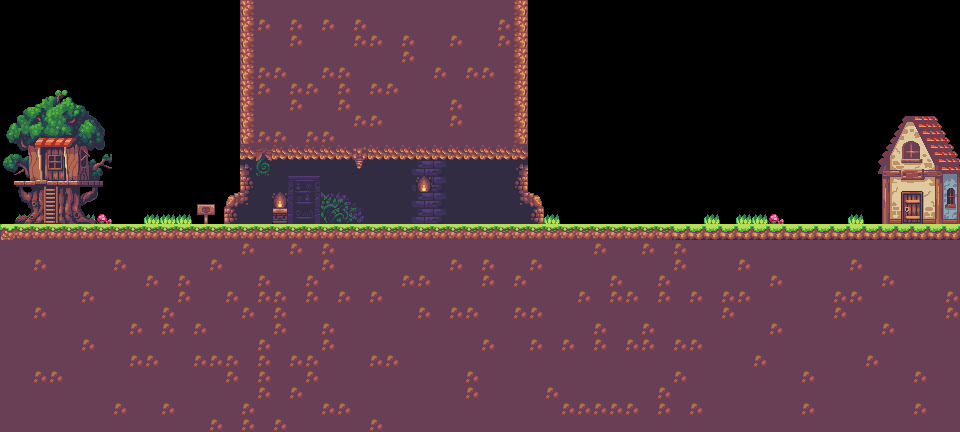

Tiled map render using the project's own tile images. Description and the map definition, with tile-layer contents summarised, below:
An orthogonal 60x27 tile map with 16x16 px tiles, 4 tile layers (vegetation, ground, fond, arbre), 5 tilesets and 17 objects (9x gems, 4x ground, endButton, player, oposum, ...).

<map version="1.8" tiledversion="1.8.0" orientation="orthogonal" renderorder="right-down" width="60" height="27" tilewidth="16" tileheight="16" infinite="0" nextlayerid="12" nextobjectid="33">
 <tileset firstgid="1" name="props" tilewidth="16" tileheight="16" tilecount="364" columns="26">
  <image source="props.png" width="416" height="224" />
 </tileset>
 <tileset firstgid="365" name="middle" tilewidth="16" tileheight="16" tilecount="253" columns="11">
  <image source="middle.png" width="176" height="368" />
 </tileset>
 <tileset firstgid="618" name="back" tilewidth="16" tileheight="16" tilecount="360" columns="24">
  <image source="back.png" width="384" height="240" />
 </tileset>
 <tileset firstgid="978" name="tileset" tilewidth="16" tileheight="16" tilecount="575" columns="25">
  <image source="tileset.png" width="400" height="368" />
 </tileset>
 <tileset firstgid="1553" name="tree-house" tilewidth="16" tileheight="16" tilecount="63" columns="7">
  <image source="tree-house.png" width="119" height="144" />
 </tileset>
 <objectgroup id="6" name="grounds">
  <object id="24" name="ground" type="ground" x="240" y="0" width="288" height="160" />
  <object id="26" name="ground" type="ground" x="0" y="224" width="960" height="189" />
  <object id="30" name="ground" type="ground" x="0" y="1" width="16" height="223" />
  <object id="31" name="ground" type="ground" x="944" y="1" width="16" height="223" />
 </objectgroup>
 <objectgroup id="9" name="gems">
  <object id="14" name="gems" type="gems" x="160" y="176" width="16" height="16" />
  <object id="15" name="gems" type="gems" x="192" y="176" width="16" height="16" />
  <object id="16" name="gems" type="gems" x="400" y="176" width="16" height="16" />
  <object id="17" name="gems" type="gems" x="560" y="176" width="16" height="16" />
  <object id="18" name="gems" x="624" y="176" width="16" height="16" />
  <object id="27" name="gems" x="736" y="176" width="16" height="16" />
  <object id="28" name="gems" x="768" y="176" width="16" height="16" />
  <object id="29" name="gems" x="800" y="176" width="16" height="16" />
  <object id="32" name="gems" x="336" y="176" width="16" height="16" />
 </objectgroup>
 <objectgroup id="10" name="endButton">
  <object id="19" name="endButton" type="endButton" x="888" y="144" width="48" height="48" />
 </objectgroup>
 <objectgroup id="7" name="player">
  <object id="11" name="player" type="player" x="48" y="192" width="32" height="32" />
 </objectgroup>
 <objectgroup id="8" name="enemies">
  <object id="12" name="oposum" type="oposum" x="464" y="192" width="32" height="32" />
  <object id="13" name="eagle" type="eagle" x="752" y="96" width="32" height="32" />
 </objectgroup>
 <layer id="4" name="vegetation" width="60" height="27">
  <data>[1620 cells, 38 non-empty, 24 distinct tile ids]</data>
 </layer>
 <layer id="3" name="ground" width="60" height="27">
  <data>[1620 cells, 1038 non-empty, 44 distinct tile ids]</data>
 </layer>
 <layer id="11" name="fond" width="60" height="27">
  <data>[1620 cells, 0 non-empty, 0 distinct tile ids]</data>
 </layer>
 <layer id="5" name="arbre" width="60" height="27">
  <data>[1620 cells, 119 non-empty, 115 distinct tile ids]</data>
 </layer>
</map>
